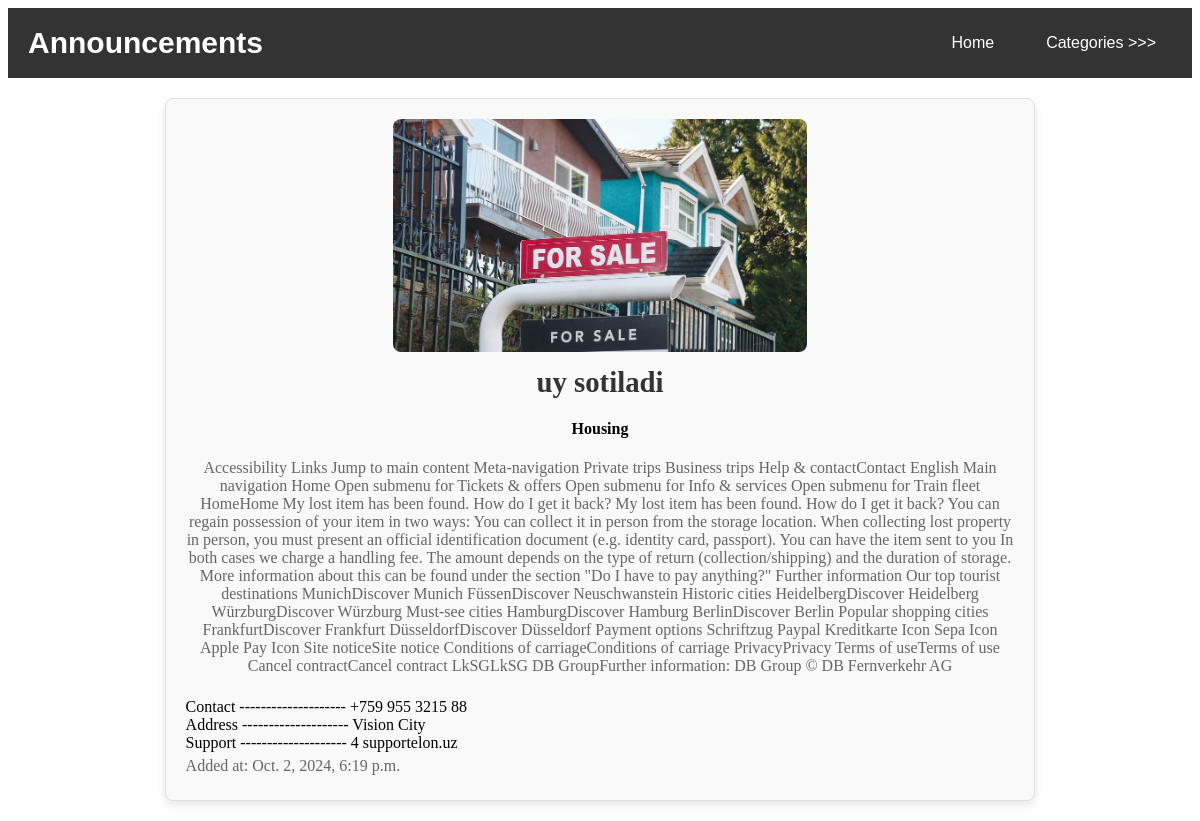
Page /announcement/4 on the committed database.
### home/models.py (models this page shows, shortened)
class Announcement(models.Model):
    category = models.ForeignKey(Category, on_delete=models.CASCADE)
    title = models.CharField(max_length=100)
    description = models.TextField(default='no description', help_text='Description')
    image = models.ImageField(upload_to='announcement/', null=True, blank=True)
    address = models.CharField(max_length=300, null=True, blank=True)
    added_time = models.DateTimeField(auto_now_add=True)

class Category(models.Model):
    name = models.CharField(max_length=50)
    def __str__(self):
        return self.name

### home/views.py (the view)
# urls.py: path('announcement/<int:announcement_id>', announcement_detail, name='detail'),
def announcement_detail(request, announcement_id):
    elon = Announcement.objects.get(id=announcement_id)
    category = Category.objects.all()
    context = {
        'elon': elon,
        'category': category,
    }
    return render(request, 'detail.html', context)

### templates/detail.html (shortened to what this page needs)
<!DOCTYPE html>
<html lang="en">
<head>
</head>
<body>
    <nav class="navbar">
        <div class="logo">Announcements</div>
        <ul class="nav-links">
            <li><a href="{% url 'homepage' %}">Home</a></li>
            <li class="dropdown">
                <a href="#">Categories >>></a>
            </li>
        </ul>
    </nav>
<div class="elon">
    {%  if elon.image and elon.image.url %}
                      <img src="{{ elon.image.url }}" alt="{{ elon.title }}">
                      {% else %}
                      <img src="https://lh4.googleusercontent.com/proxy/EWm9FVpPqF7N5rcraSRF-UMDuwBzfkA2tYNH73WwfdaqqrhD7V-TQL22-XP7fOgbjSp4X836b8_TVTYw1JN7bSJuUHbgtMURdiA2n-lyFKYnnpRzFzCJ72kCEw" alt="Placeholder image" height="300">
                      {% endif %}
    <h1>{{ elon.title }}</h1>
    <h4>{{ elon.category }}</h4>
    <p>{{ elon.description }}</p><br>
    <div align="left">
      <h7 align="left"> Contact -------------------- +759 955 3215 88</h7><br>
    <h7 align="left"> Address -------------------- {{ elon.address }}</h7><br>
    <h7 align="left"> Support -------------------- {{ elon.id }} supportelon.uz</h7><br>
    <p>Added at: {{ elon.added_time }}</p>
</div>
</body>
</html>

### templates/detail.html (style rules this page uses)
.navbar { background-color: #333; color: #fff; display: flex; justify-content: space-between; align-items: center; padding: 10px 20px; font-family: Arial, sans-serif; }
.navbar .logo { font-size: 30px; font-weight: bold; }
.nav-links { list-style: none; display: flex; gap: 20px; }
.nav-links li { position: relative; }
.nav-links a { color: white; text-decoration: none; padding: 8px 16px; transition: background-color 0.3s ease; }
.elon { background-color: #f9f9f9; border: 1px solid #e0e0e0; border-radius: 8px; padding: 20px; max-width: 70%; margin: 20px auto; box-shadow: 0 4px 10px rgba(0, 0, 0, 0.1); text-align: center; }
.elon img { width: 50%; height: auto; border-radius: 8px; }
.elon h1 { font-size: 1.8em; color: #333; margin: 10px 0; }
.elon p { color: #666; margin: 5px 0; }

### rows in the picture
Announcement: image (picture), title "uy sotiladi", category "Housing", description "Accessibility Links Jump to main content Meta-navigation Private trips Business trips Help & contactContact English Main navigation Home Open submenu for Tickets & offers Open submenu for Info & services Open submenu for Train fleet HomeHome My lost item has been found. How do I get it back? My lost item has been found. How do I get it back? You can regain possession of your item in two ways: You can collect it in person from the storage location. When collecting lost property in person, you must present an official identification document (e.g. identity card, passport). You can have the item sent to you In both cases we charge a handling fee. The amount depends on the type of return…", address "Vision City", id "4", added_time "Oct. 2, 2024, 6:19 p.m."
